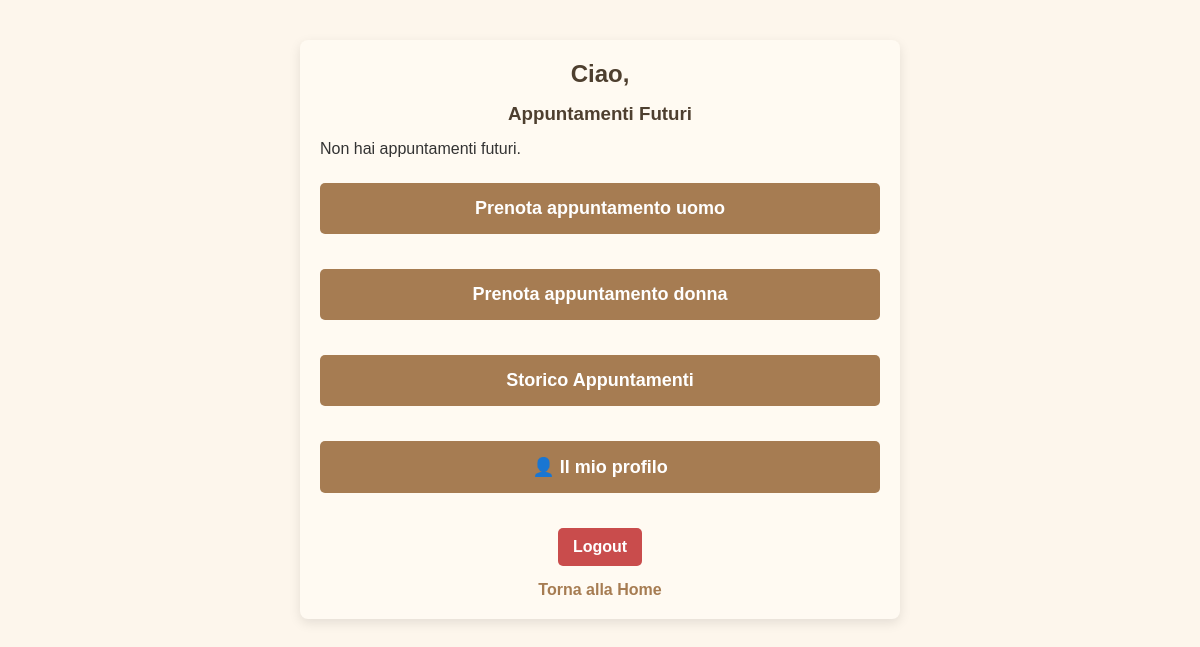
Before: /user_dashboard (signed in) with the older database file.
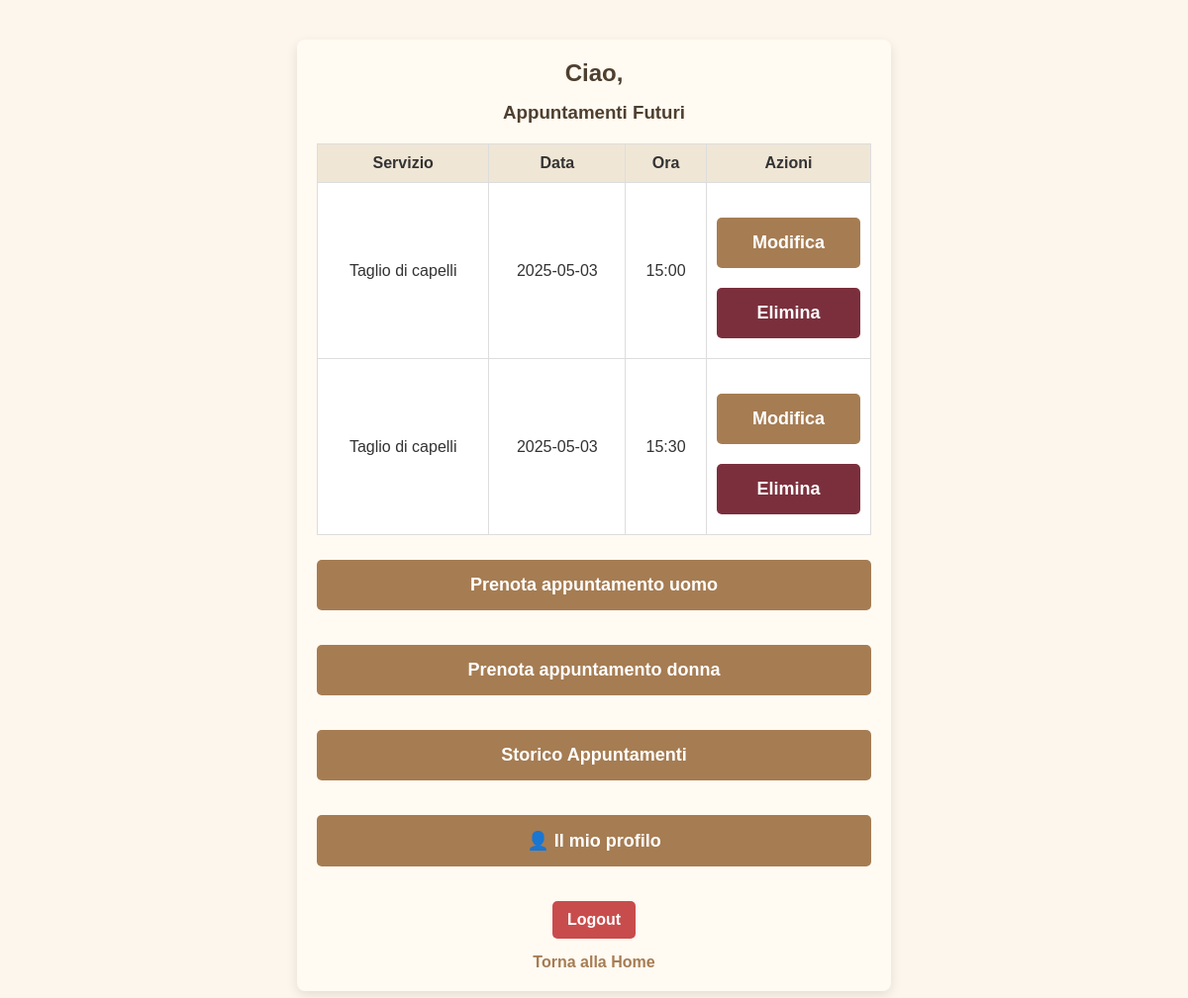
After: the same page with the newer database file.
### tables this page shows
CREATE TABLE appointments (
            id INTEGER PRIMARY KEY AUTOINCREMENT,
            user_id INTEGER NOT NULL,
            service TEXT NOT NULL,
            date TEXT NOT NULL,
            time TEXT NOT NULL, barber TEXT NOT NULL DEFAULT 'Mattia', tipo TEXT DEFAULT 'barbiere',
            FOREIGN KEY (user_id) REFERENCES users(id)
        );

### app.py (the view)
@app.route('/user_dashboard')
def user_dashboard():
    if 'user_id' not in session:
        return redirect(url_for('login_user'))
    user_id = session['user_id']
    conn = sqlite3.connect('bookings.db')
    cursor = conn.cursor()
    today = datetime.now().strftime("%Y-%m-%d")
    now_time = datetime.now().strftime("%H:%M")
    cursor.execute("""
        SELECT id, service, date, time
        FROM appointments
        WHERE user_id = ? AND (date > ? OR (date = ? AND time >= ?))
        ORDER BY date ASC, time ASC
    """, (user_id, today, today, now_time))
    appointments = cursor.fetchall()
    conn.close()
    return render_template('user_dashboard.html', appointments=appointments)

### templates/user_dashboard.html (shortened to what this page needs)
<!DOCTYPE html>
<html lang="it">
<head>
  <link rel="stylesheet" href="{{ url_for('static', filename='style.css') }}">
</head>
<body>
  <div class="container">
    <h2>Ciao, {{ session['username'] }}</h2>
    <h3>Appuntamenti Futuri</h3>
    {% if appointments %}
      <table>
        <thead>
          <tr>
            <th>Servizio</th>
            <th>Data</th>
            <th>Ora</th>
            <th>Azioni</th>
          </tr>
        </thead>
        <tbody>
          {% for appointment in appointments %}
          <tr>
            <td>{{ appointment[1] }}</td>
            <td>{{ appointment[2] }}</td>
            <td>{{ appointment[3] }}</td>
            <td>
              <a href="{{ url_for('edit_appointment', appointment_id=appointment[0]) }}">
                <button class="big-btn">Modifica</button>
              </a>
              <button class="delete-appointment big-btn" data-id="{{ appointment[0] }}" style="background-color: #7b2f3c; color: white;">Elimina</button>
            </td>
          </tr>
          {% endfor %}
        </tbody>
      </table>
    {% else %}
      <p>Non hai appuntamenti futuri.</p>
    {% endif %}
    <a href="{{ url_for('book') }}"><button class="big-btn">Prenota appuntamento uomo</button></a>
    <a href="{{ url_for('book_hair') }}"><button class="big-btn">Prenota appuntamento donna</button></a>
    <a href="{{ url_for('user_history') }}"><button class="big-btn"> Storico Appuntamenti</button></a>
    <a href="{{ url_for('account') }}"><button class="big-btn">👤 Il mio profilo</button></a>
    <a href="{{ url_for('logout') }}"><button class="logout-btn">Logout</button></a>
    <a href="{{ url_for('index') }}">Torna alla Home</a>
  </div>
</body>
</html>

Changed rows visible on the page:
added appointments: service "Taglio di capelli", date "2025-05-03", time "15:00"
added appointments: service "Taglio di capelli", date "2025-05-03", time "15:30"
Other visible differences:
text no longer shown: "Non hai appuntamenti futuri."
text now shown: "Servizio Data Ora Azioni"
